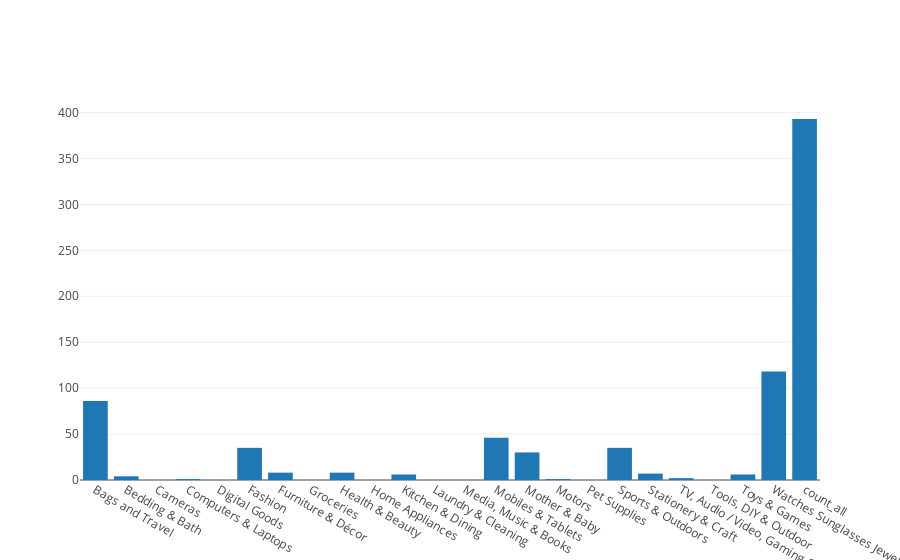

The cell this chart's notebook holds for it:
### Code cell
import plotly
import plotly.graph_objs as go

plotly.offline.init_notebook_mode(connected=True)

data = [go.Bar(
    x=ws_sorted.loc['fashion'].index,
    y=ws_sorted.loc['fashion']
)]

plotly.offline.iplot(data)

### Figure 1 — Plotly figure (JSON) as saved in the notebook; plotly's stock layout.template omitted (floating-point values rounded to 4 significant figures)
{"data": [{"type": "bar", "x": ["Bags and Travel", "Bedding & Bath", "Cameras", "Computers & Laptops", "Digital Goods", "Fashion", "Furniture & Décor", "Groceries", "Health & Beauty", "Home Appliances", "Kitchen & Dining", "Laundry & Cleaning", "Media, Music & Books", "Mobiles & Tablets", "Mother & Baby", "Motors", "Pet Supplies", "Sports & Outdoors", "Stationery & Craft", "TV, Audio / Video, Gaming & Wearables", "Tools, DIY & Outdoor", "Toys & Games", "Watches Sunglasses Jewellery", "count_all"], "y": [86, 4, 0, 1, 0, 35, 8, 0, 8, 0, 6, 0, 0, 46, 30, 1, 0, 35, 7, 2, 0, 6, 118, 393]}], "layout": {}}
